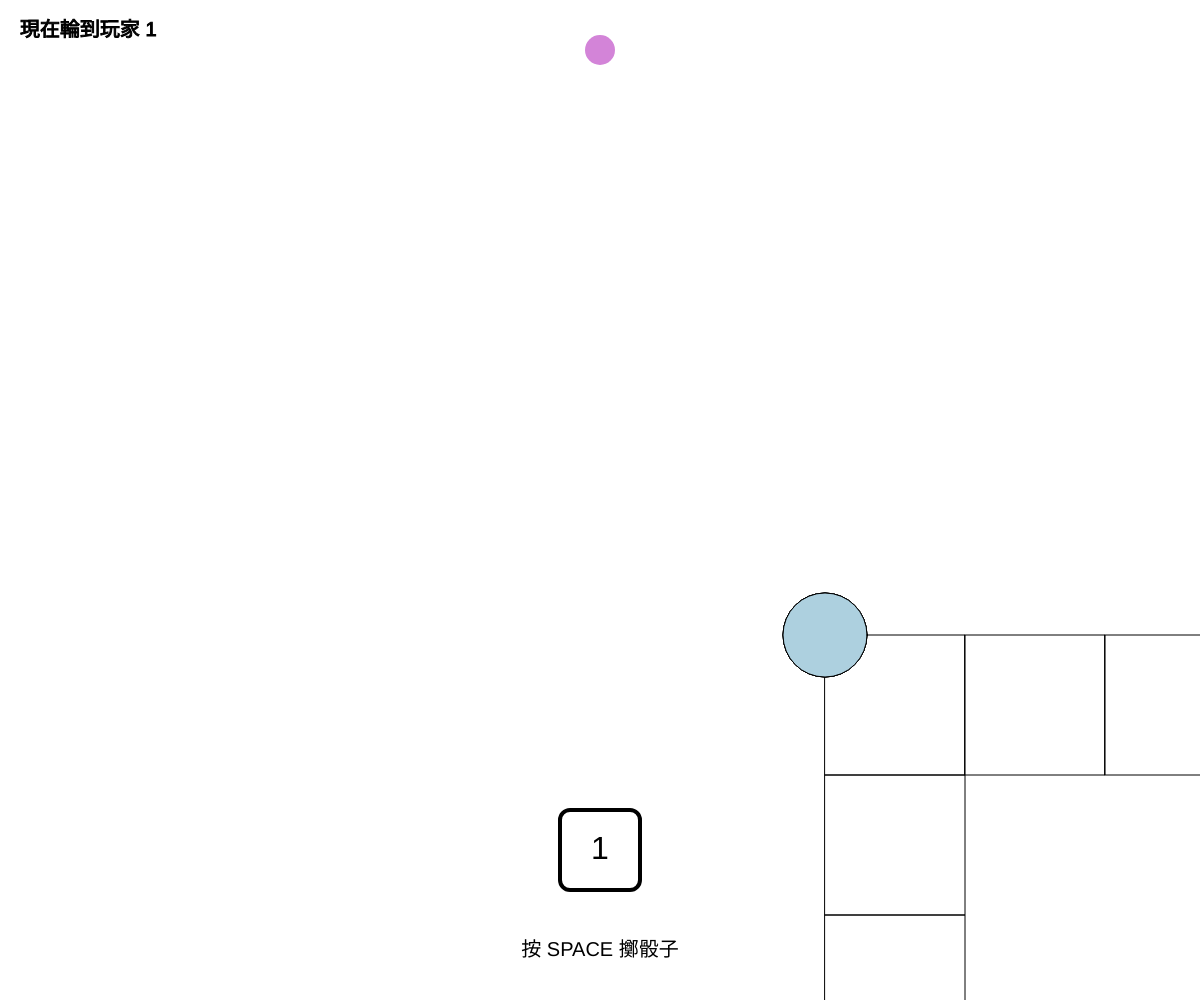
Frame 1 (no input)
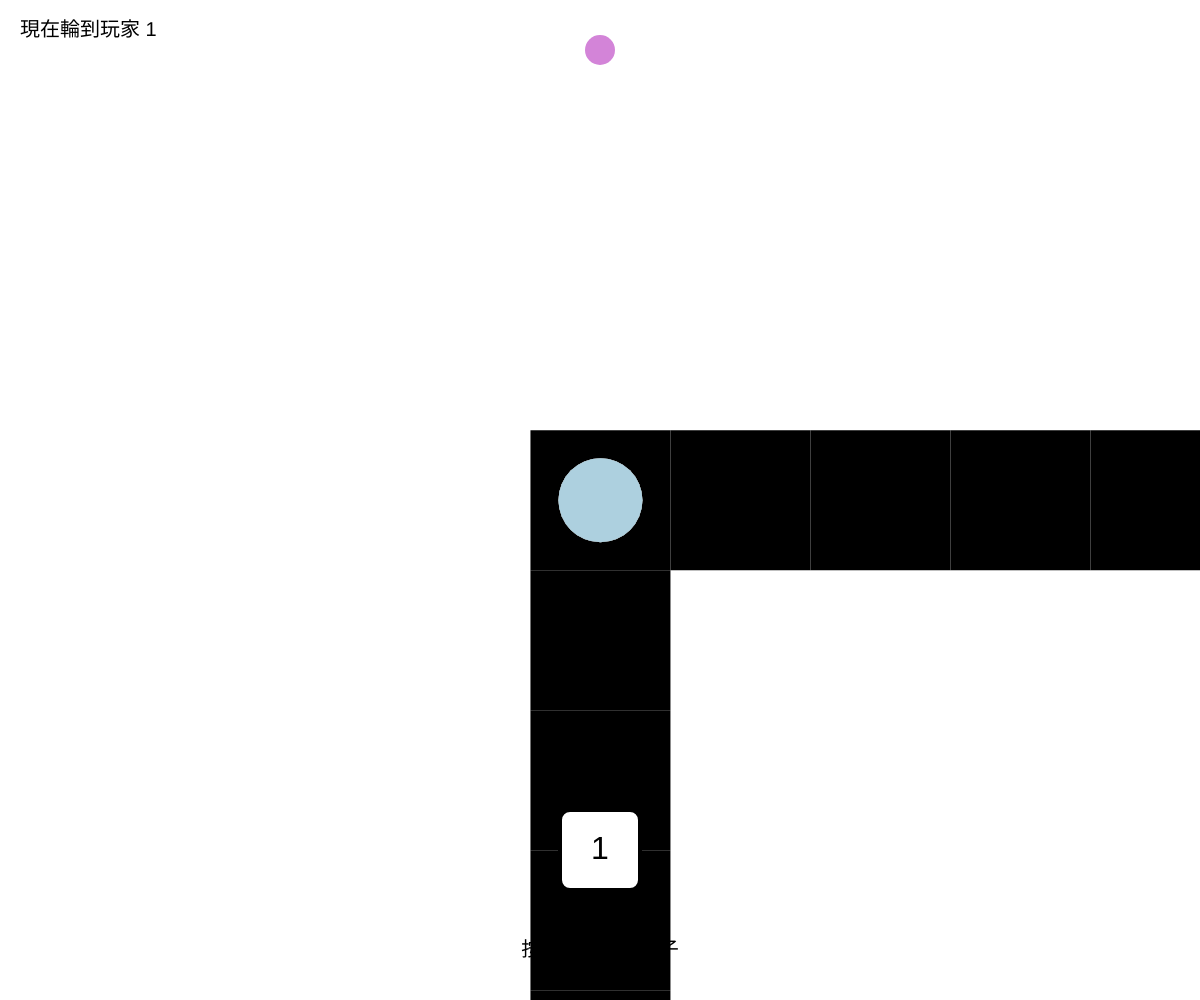
Frame 60 (no input)
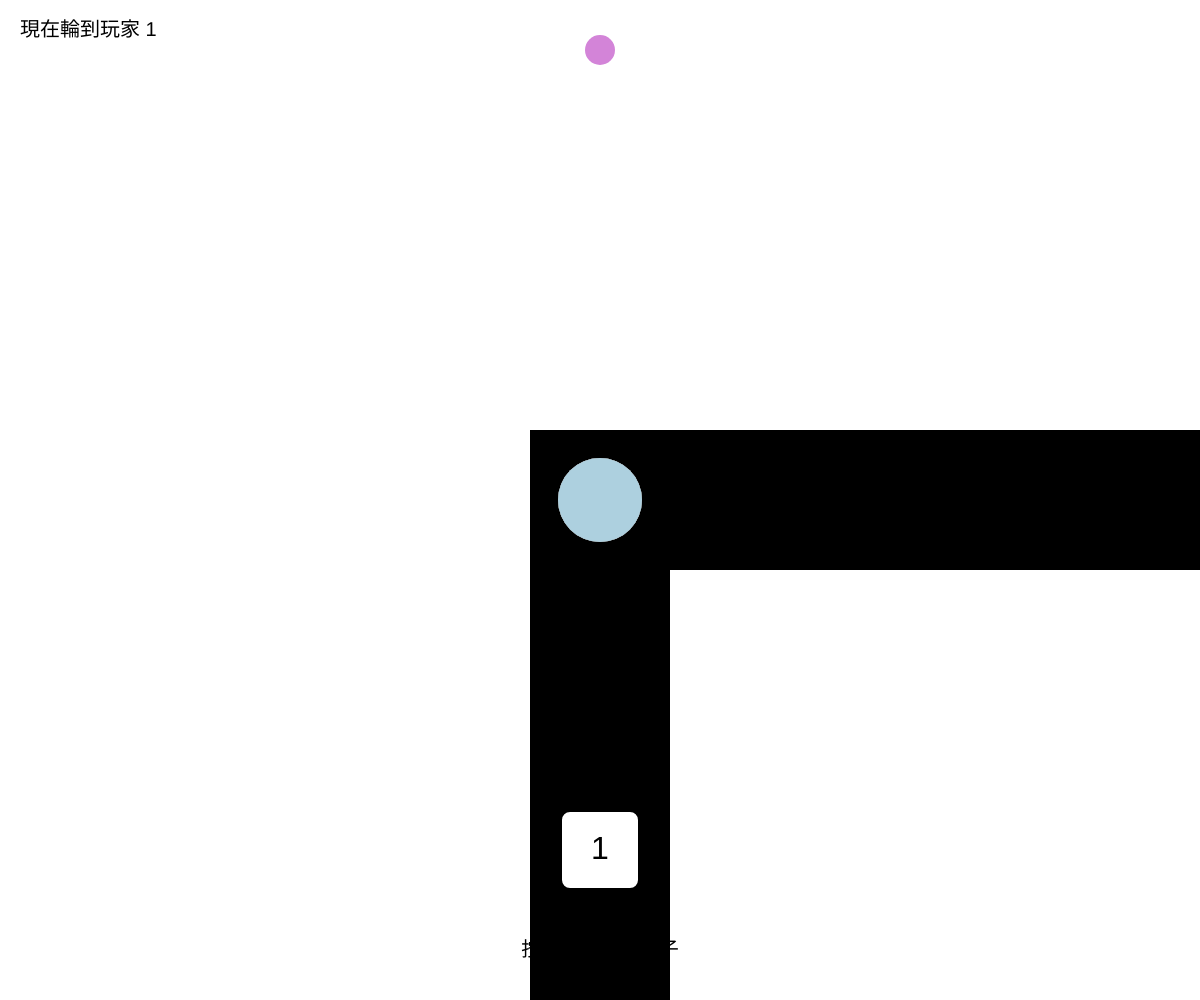
Frame 120 (the mouse pressed at the canvas centre since frame 60)

The p5.js sketch that drew these frames (run headless with seeded random() and noise() and a simulated clock; from frame 60 on, the mouse is pressed at the canvas centre):

// p5.js sketch
// ── sketch.js
let rows = 20;
let cols = 20;
let gridSize, cellSize, marginX, marginY;
let players = [];
let currentPlayer = 0;
let diceRoll = 1;
let rolling = false;
let rollStartTime = 0;
let rollDuration = 1000; // 骰子動畫持續 1 秒
let path = [];

// 玩家移動動畫
let moving = false;
let moveSteps = 0;
let moveIndex = 0;
let stepDuration = 200; // 每格移動的時間，單位為毫秒

// 視角平滑移動變數
let cameraX = 0;
let cameraY = 0;
let targetX = 0;
let targetY = 0;

let showPosition = false; // 控制是否顯示位置

function setup() {
  createCanvas(windowWidth, windowHeight);
  noFill();
  stroke(0);
  
  gridSize = min(width, height) * 0.8;
cellSize = (gridSize / max(rows, cols)) * 3.5;
  
  // 偏移量，將格子網格往右下方偏移
  marginX = (width - gridSize) / 2 + 50; // 右移50
  marginY = (height - gridSize) / 2 + 50; // 下移50
  
  calculatePath();
  
  for (let i = 0; i < 4; i++) {
    players.push({ 
      index: 0, 
      color: color(random(100, 255), random(100, 255), random(100, 255)) 
    });
  }

  updateCameraPosition();
}

function draw() {
  background(255);
  
  // 平滑移動攝影機
  cameraX = lerp(cameraX, targetX, 0.1);
  cameraY = lerp(cameraY, targetY, 0.1);
  translate(width / 2 - cameraX, height / 2 - cameraY);

  // 繪製外圍格子
  for (let i = 0; i < rows; i++) {
    for (let j = 0; j < cols; j++) {
      let x = marginX + i * cellSize;
      let y = marginY + j * cellSize;

      if (i == 0 || i == rows - 1 || j == 0 || j == cols - 1) {
        rect(x, y, cellSize, cellSize);
      }
      
      // 高亮顯示當前玩家所在格子
      if (showPosition) {
        let currentPlayerPos = path[players[currentPlayer].index];
        let gridX = Math.floor((currentPlayerPos.x - marginX) / cellSize);
        let gridY = Math.floor((currentPlayerPos.y - marginY) / cellSize);
        
        // 如果格子是當前玩家所在位置，則高亮顯示
        if (i === gridX && j === gridY) {
          fill(255, 0, 0, 100); // 紅色半透明
          rect(x, y, cellSize, cellSize);
        }
      }
    }
  }
  
  // 繪製玩家
  for (let i = 0; i < players.length; i++) {
    let { index, color } = players[i];
    let pos = path[index];

    fill(color);
    ellipse(pos.x, pos.y, cellSize * 0.6); // 玩家圓形棋子，位於格子中心
  }

  // 處理移動動畫
  if (moving) {
    let player = players[currentPlayer];
    
    // 逐格移動
    if (millis() - player.moveStartTime >= stepDuration) {
      moveIndex = (moveIndex + 1) % path.length;
      player.index = moveIndex;
      player.moveStartTime = millis(); // 記錄這步移動開始的時間

      moveSteps--;
      if (moveSteps <= 0) {
        moving = false;
        currentPlayer = (currentPlayer + 1) % players.length;
        updateCameraPosition();
      }
    }
  }

  // 恢復畫面原本的座標系統
  resetMatrix();

  // 顯示當前玩家資訊
  fill(0);
  textSize(20);
  textAlign(LEFT, TOP);
  text(`現在輪到玩家 ${currentPlayer + 1}`, 20, 20);
  
  // 顯示正在移動的玩家小球
  let currentPlayerColor = players[currentPlayer].color;
  fill(currentPlayerColor);
  noStroke();
  ellipse(width / 2, 50, 30, 30); // 正上方顯示玩家的顏色小球
  
  // 進行骰子動畫
  if (rolling) {
    let elapsed = millis() - rollStartTime;
    if (elapsed < rollDuration) {
      diceRoll = floor(random(1, 7)); // 在動畫期間隨機變化骰子
    } else {
      rolling = false; // 動畫結束
    }
  }
  
  // 顯示骰子點數
  drawDice(width / 2, height - 150, diceRoll);
  
  textSize(20);
  textAlign(CENTER, CENTER);
  text("按 SPACE 擲骰子", width / 2, height - 50);
}

// 計算外圍移動路徑（順時針）
function calculatePath() {
  // 使用 marginX 和 marginY 偏移，並將每個格子的位置移動到新位置
  for (let i = 0; i < cols; i++) path.push({ x: marginX + i * cellSize, y: marginY }); // 上方
  for (let i = 1; i < rows; i++) path.push({ x: marginX + (cols - 1) * cellSize, y: marginY + i * cellSize }); // 右側
  for (let i = cols - 2; i >= 0; i--) path.push({ x: marginX + i * cellSize, y: marginY + (rows - 1) * cellSize }); // 下方
  for (let i = rows - 2; i > 0; i--) path.push({ x: marginX, y: marginY + i * cellSize }); // 左側
}

// 更新攝影機目標位置
function updateCameraPosition() {
  let pos = path[players[currentPlayer].index];
  targetX = pos.x;
  targetY = pos.y;
}

// 畫骰子
function drawDice(x, y, number) {
  fill(255);
  stroke(0);
  strokeWeight(4);
  rectMode(CENTER);
  rect(x, y, 80, 80, 10); // 骰子方塊
  
  fill(0);
  noStroke();
  textSize(32);
  textAlign(CENTER, CENTER);
  text(number, x, y); // 顯示骰子點數
}

// 擲骰子
function keyPressed() {
  if (key === ' ' && !rolling && !moving) { // 只有當前沒有動畫時才能擲骰
    rolling = true;
    rollStartTime = millis(); // 記錄動畫開始時間

    setTimeout(() => {
      let finalRoll = floor(random(1, 7)); // 最終骰子點數
      diceRoll = finalRoll;
      moveSteps = finalRoll;
      moveIndex = players[currentPlayer].index;
      moving = true; // 啟動移動動畫
      players[currentPlayer].moveStartTime = millis(); // 記錄移動的開始時間
    }, rollDuration);
  }

  // 當按下 Q 鍵時顯示/隱藏當前玩家位置
  if (key === 'q' || key === 'Q') {
    showPosition = !showPosition;
  }
}
